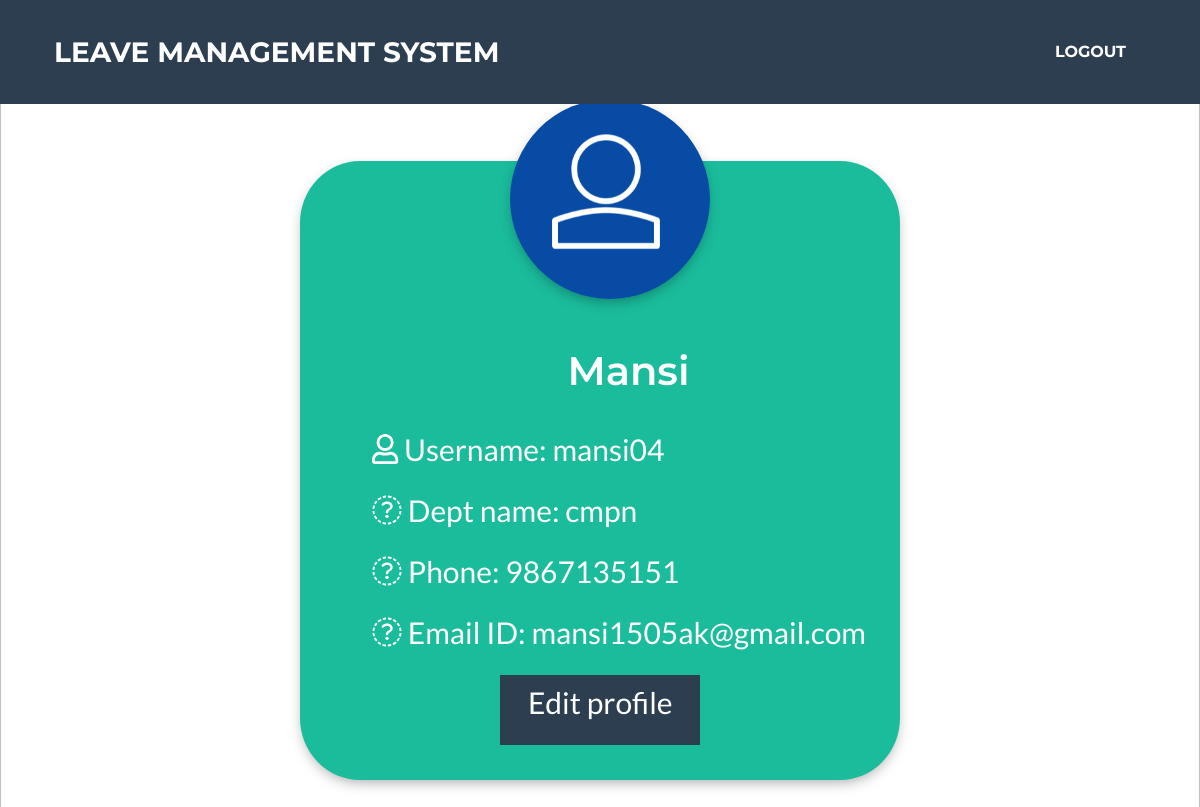
Screenshot of /classroom/manager/34/ (signed in) with the database file from the repository.
### classroom/models.py (models this page shows, shortened)
class Manager(models.Model):
    user = models.OneToOneField(User,on_delete=models.CASCADE,primary_key=True,related_name='Manager')
    name = models.CharField(max_length=250)
    dept_name = models.CharField(max_length=250,null=True)
    email = models.EmailField(max_length=254)
    phone = models.IntegerField()
    class Meta:
        ordering = ['name']

class User(AbstractUser):
    is_employee = models.BooleanField(default=False)
    is_manager = models.BooleanField(default=False)
    is_admin = models.BooleanField(default=False)

### classroom/views.py (the view)
class ManagerDetailView(LoginRequiredMixin,DetailView):
    context_object_name = "manager"
    model = models.Manager
    template_name = 'classroom/manager_detail_page.html'

### template/classroom/manager_detail_page.html (shortened to what this page needs)
{% extends 'classroom/base.html' %}
{% load static %}
{% block content %}
<head>
  <link rel="stylesheet" href="{% static 'css/newbase.css' %}">
</head>
<div class="profile" style="padding-top:10%;">
  <div class="profile-box">
    <img src="{% static 'images/login-avatar.PNG' %}" alt="">
    <div class="profile-details">
      <h1>{{ manager.name }}</h1>
      <br>
      <p><i class="far fa-user"></i> Username: {{ manager.user.username }}</p>
      <p><i class="fas fa-books"></i> Dept name: {{ manager.dept_name }}</p>
      <p><i class="far fa-phone"></i> Phone: {{ manager.phone }}</p>
      <p><i class="far fa-envelope-open-text"></i> Email ID: {{ manager.email }}</p>
      <a href="{% url 'classroom:manager_update' pk=user.pk %}"><p class="edit-button">Edit profile</p></a>
    </div>
  </div>
</div>
{% endblock %}

### static/css/newbase.css (style rules this page uses)
.profile { margin:0; padding: 0; position: absolute; width:100%; height: 100vh; display:flex; justify-content: center; align-items: center; }
.profile img { position: absolute; margin: 0; width: 100%; height: 100%; object-fit: cover; background-attachment: }
.profile-box { width: 600px; margin-top: 20px; background: #1abc9c; position: absolute; padding: 15px; border-radius: 10%; box-shadow: 0 5px 15px -5px #00000070 }
.profile-box img { width: 200px; height: 200px; border-radius: 50%; top: -10%; left: 35%; box-shadow: 0 5px 15px -5px #00000070 }
.profile-details { color: white; margin-top: 30%; margin-left: 10%; }
.profile-details h1 { font-size: 40px; font-weight: 600; text-align: center; }
.profile-details p { font-size: 30px; font-weight: 400; }
.profile-details .edit-button { margin: 20px; margin-left: 25%; height: 70px; width: 200px; text-align: center; background: #2c3e50; text-decoration: none; color: white; padding: 5px; }

### rows the page displays
Manager: name "Mansi", user.username "mansi04", dept_name "cmpn", phone "9867135151", email "mansi1505ak@gmail.com"
